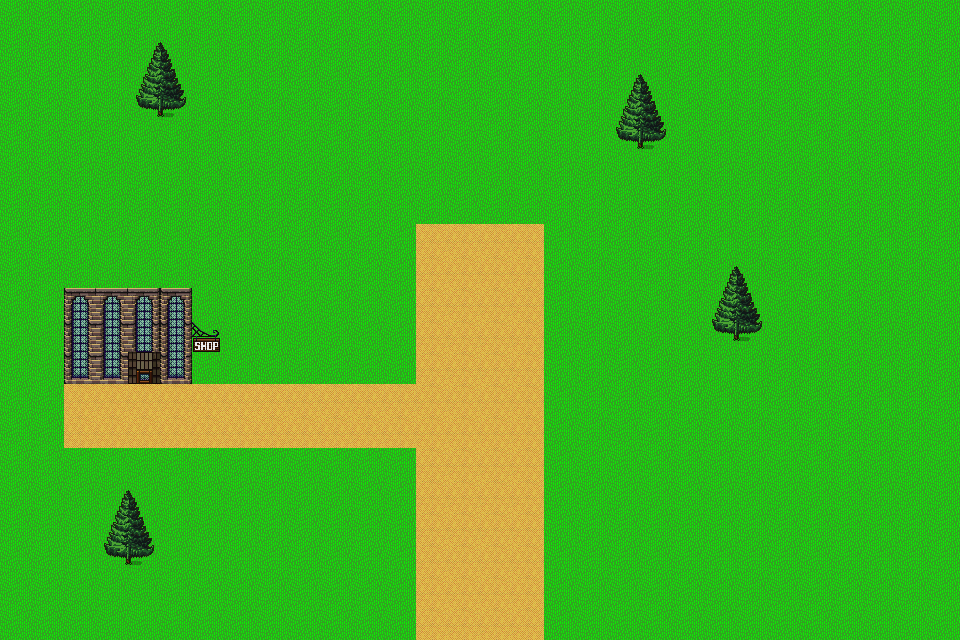

A level layout from a 2D game, rendered from its tile map. Below: a short description, then the map file with its tile-grid data intact:
An orthogonal 30x20 tile map with 32x32 px tiles, 2 tile layers (Ground, Buildings / Trees).

<map version="1.9" tiledversion="1.9.2" orientation="orthogonal" renderorder="right-down" width="30" height="20" tilewidth="32" tileheight="32" infinite="0" nextlayerid="3" nextobjectid="1">
 <tileset firstgid="1" source="tileset_1.tsx" />
 <layer id="1" name="Ground" width="30" height="20">
  <data encoding="csv">
1033,1033,1033,1033,1033,1033,1033,1033,1033,1033,1033,1033,1033,1033,1033,1033,1033,1033,1033,1033,1033,1033,1033,1033,1033,1033,1033,1033,1033,1033,
1033,1033,1033,1033,1033,1033,1033,1033,1033,1033,1033,1033,1033,1033,1033,1033,1033,1033,1033,1033,1033,1033,1033,1033,1033,1033,1033,1033,1033,1033,
1033,1033,1033,1033,1033,1033,1033,1033,1033,1033,1033,1033,1033,1033,1033,1033,1033,1033,1033,1033,1033,1033,1033,1033,1033,1033,1033,1033,1033,1033,
1033,1033,1033,1033,1033,1033,1033,1033,1033,1033,1033,1033,1033,1033,1033,1033,1033,1033,1033,1033,1033,1033,1033,1033,1033,1033,1033,1033,1033,1033,
1033,1033,1033,1033,1033,1033,1033,1033,1033,1033,1033,1033,1033,1033,1033,1033,1033,1033,1033,1033,1033,1033,1033,1033,1033,1033,1033,1033,1033,1033,
1033,1033,1033,1033,1033,1033,1033,1033,1033,1033,1033,1033,1033,1033,1033,1033,1033,1033,1033,1033,1033,1033,1033,1033,1033,1033,1033,1033,1033,1033,
1033,1033,1033,1033,1033,1033,1033,1033,1033,1033,1033,1033,1033,1033,1033,1033,1033,1033,1033,1033,1033,1033,1033,1033,1033,1033,1033,1033,1033,1033,
1033,1033,1033,1033,1033,1033,1033,1033,1033,1033,1033,1033,1033,1082,1082,1082,1082,1033,1033,1033,1033,1033,1033,1033,1033,1033,1033,1033,1033,1033,
1033,1033,1033,1033,1033,1033,1033,1033,1033,1033,1033,1033,1033,1082,1082,1082,1082,1033,1033,1033,1033,1033,1033,1033,1033,1033,1033,1033,1033,1033,
1033,1033,1033,1033,1033,1033,1033,1033,1033,1033,1033,1033,1033,1082,1082,1082,1082,1033,1033,1033,1033,1033,1033,1033,1033,1033,1033,1033,1033,1033,
1033,1033,1033,1033,1033,1033,1033,1033,1033,1033,1033,1033,1033,1082,1082,1082,1082,1033,1033,1033,1033,1033,1033,1033,1033,1033,1033,1033,1033,1033,
1033,1033,1033,1033,1033,1033,1033,1033,1033,1033,1033,1033,1033,1082,1082,1082,1082,1033,1033,1033,1033,1033,1033,1033,1033,1033,1033,1033,1033,1033,
1033,1033,1082,1082,1082,1082,1082,1082,1082,1082,1082,1082,1082,1082,1082,1082,1082,1033,1033,1033,1033,1033,1033,1033,1033,1033,1033,1033,1033,1033,
1033,1033,1082,1082,1082,1082,1082,1082,1082,1082,1082,1082,1082,1082,1082,1082,1082,1033,1033,1033,1033,1033,1033,1033,1033,1033,1033,1033,1033,1033,
1033,1033,1033,1033,1033,1033,1033,1033,1033,1033,1033,1033,1033,1082,1082,1082,1082,1033,1033,1033,1033,1033,1033,1033,1033,1033,1033,1033,1033,1033,
1033,1033,1033,1033,1033,1033,1033,1033,1033,1033,1033,1033,1033,1082,1082,1082,1082,1033,1033,1033,1033,1033,1033,1033,1033,1033,1033,1033,1033,1033,
1033,1033,1033,1033,1033,1033,1033,1033,1033,1033,1033,1033,1033,1082,1082,1082,1082,1033,1033,1033,1033,1033,1033,1033,1033,1033,1033,1033,1033,1033,
1033,1033,1033,1033,1033,1033,1033,1033,1033,1033,1033,1033,1033,1082,1082,1082,1082,1033,1033,1033,1033,1033,1033,1033,1033,1033,1033,1033,1033,1033,
1033,1033,1033,1033,1033,1033,1033,1033,1033,1033,1033,1033,1033,1082,1082,1082,1082,1033,1033,1033,1033,1033,1033,1033,1033,1033,1033,1033,1033,1033,
1033,1033,1033,1033,1033,1033,1033,1033,1033,1033,1033,1033,1033,1082,1082,1082,1082,1033,1033,1033,1033,1033,1033,1033,1033,1033,1033,1033,1033,1033
</data>
 </layer>
 <layer id="2" name="Buildings / Trees" width="30" height="20">
  <data encoding="csv">
0,0,0,0,0,0,0,0,0,0,0,0,0,0,0,0,0,0,0,0,0,0,0,0,0,0,0,0,0,0,
0,0,0,0,921,922,0,0,0,0,0,0,0,0,0,0,0,0,0,0,0,0,0,0,0,0,0,0,0,0,
0,0,0,0,969,970,0,0,0,0,0,0,0,0,0,0,0,0,0,921,922,0,0,0,0,0,0,0,0,0,
0,0,0,0,1017,1018,0,0,0,0,0,0,0,0,0,0,0,0,0,969,970,0,0,0,0,0,0,0,0,0,
0,0,0,0,0,0,0,0,0,0,0,0,0,0,0,0,0,0,0,1017,1018,0,0,0,0,0,0,0,0,0,
0,0,0,0,0,0,0,0,0,0,0,0,0,0,0,0,0,0,0,0,0,0,0,0,0,0,0,0,0,0,
0,0,0,0,0,0,0,0,0,0,0,0,0,0,0,0,0,0,0,0,0,0,0,0,0,0,0,0,0,0,
0,0,0,0,0,0,0,0,0,0,0,0,0,0,0,0,0,0,0,0,0,0,0,0,0,0,0,0,0,0,
0,0,0,0,0,0,0,0,0,0,0,0,0,0,0,0,0,0,0,0,0,0,921,922,0,0,0,0,0,0,
0,0,953,954,955,956,0,0,0,0,0,0,0,0,0,0,0,0,0,0,0,0,969,970,0,0,0,0,0,0,
0,0,1001,1002,1003,1004,859,0,0,0,0,0,0,0,0,0,0,0,0,0,0,0,1017,1018,0,0,0,0,0,0,
0,0,1049,1050,515,1052,0,0,0,0,0,0,0,0,0,0,0,0,0,0,0,0,0,0,0,0,0,0,0,0,
0,0,0,0,0,0,0,0,0,0,0,0,0,0,0,0,0,0,0,0,0,0,0,0,0,0,0,0,0,0,
0,0,0,0,0,0,0,0,0,0,0,0,0,0,0,0,0,0,0,0,0,0,0,0,0,0,0,0,0,0,
0,0,0,0,0,0,0,0,0,0,0,0,0,0,0,0,0,0,0,0,0,0,0,0,0,0,0,0,0,0,
0,0,0,921,922,0,0,0,0,0,0,0,0,0,0,0,0,0,0,0,0,0,0,0,0,0,0,0,0,0,
0,0,0,969,970,0,0,0,0,0,0,0,0,0,0,0,0,0,0,0,0,0,0,0,0,0,0,0,0,0,
0,0,0,1017,1018,0,0,0,0,0,0,0,0,0,0,0,0,0,0,0,0,0,0,0,0,0,0,0,0,0,
0,0,0,0,0,0,0,0,0,0,0,0,0,0,0,0,0,0,0,0,0,0,0,0,0,0,0,0,0,0,
0,0,0,0,0,0,0,0,0,0,0,0,0,0,0,0,0,0,0,0,0,0,0,0,0,0,0,0,0,0
</data>
 </layer>
</map>
